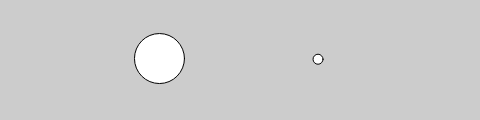
Frame 1 (no input)
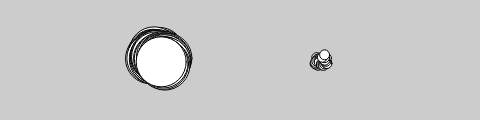
Frame 60 (no input)
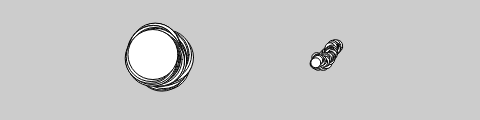
Frame 120 (the mouse pressed at the canvas centre since frame 60)

The p5.js sketch that drew these frames (run headless with seeded random() and noise() and a simulated clock; from frame 60 on, the mouse is pressed at the canvas centre):

// p5.js sketch
// ── sketch.js
function JitterBug(tempX, tempY, tempDiameter) {
  this.x = tempX;
  this.y = tempY;
  this.diameter = tempDiameter;
  this.speed = 2.5;

  this.move = function () {
    this.x += random(-this.speed, this.speed);
    this.y += random(-this.speed, this.speed);
  };

  this.display = function () {
    ellipse(this.x, this.y, this.diameter, this.diameter);
  };
}


var jit;
var bug;


function setup() {
  createCanvas(480, 120);
  background(204);
  bug = new JitterBug(width*0.33, height/2, 50);
  jit = new JitterBug(width*0.66, height/2, 10);
}

function draw() {
  bug.move();
  bug.display();
  jit.move();
  jit.display();
}
